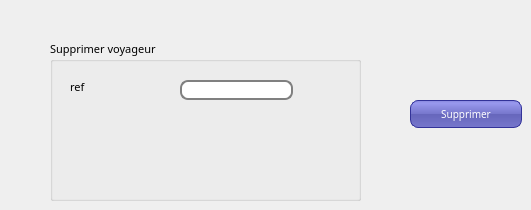
        <widget class="QWidget" name="tab_28">
         <attribute name="title">
          <string>supprimer billet</string>
         </attribute>
         <widget class="QGroupBox" name="groupBox_5">
          <property name="geometry">
           <rect>
            <x>50</x>
            <y>40</y>
            <width>311</width>
            <height>161</height>
           </rect>
          </property>
          <property name="font">
           <font>
            <family>MS Reference Sans Serif</family>
            <pointsize>8</pointsize>
            <weight>50</weight>
            <italic>false</italic>
            <bold>false</bold>
           </font>
          </property>
          <property name="cursor">
           <cursorShape>PointingHandCursor</cursorShape>
          </property>
          <property name="autoFillBackground">
           <bool>false</bool>
          </property>
          <property name="styleSheet">
           <string notr="true">background: QLinearGradient(x1: 0, y1: 0, x2: 0, y2: 1, stop: 0 #eef, stop: 1 #ccf);

QLabel {
font-weight: bold;
font-size: 15px;
}</string>
          </property>
          <property name="title">
           <string>Supprimer voyageur</string>
          </property>
          <widget class="QLabel" name="label_85">
           <property name="geometry">
            <rect>
             <x>20</x>
             <y>40</y>
             <width>47</width>
             <height>13</height>
            </rect>
           </property>
           <property name="font">
            <font>
             <family>MS Reference Sans Serif</family>
             <pointsize>8</pointsize>
             <weight>50</weight>
             <italic>false</italic>
             <bold>false</bold>
            </font>
           </property>
           <property name="styleSheet">
            <string notr="true"/>
           </property>
           <property name="text">
            <string>ref</string>
           </property>
          </widget>
          <widget class="QLineEdit" name="le_ref_5">
           <property name="geometry">
            <rect>
             <x>130</x>
             <y>40</y>
             <width>113</width>
             <height>20</height>
            </rect>
           </property>
           <property name="font">
            <font>
             <family>MS Reference Sans Serif</family>
             <pointsize>8</pointsize>
             <weight>50</weight>
             <italic>false</italic>
             <bold>false</bold>
            </font>
           </property>
           <property name="styleSheet">
            <string notr="true">QLineEdit {
padding: 1px;
border-style: solid;
border: 2px solid gray;
border-radius: 8px;
}

</string>
           </property>
           <property name="text">
            <string/>
           </property>
          </widget>
         </widget>
         <widget class="QPushButton" name="supprimerbillet">
          <property name="geometry">
           <rect>
            <x>410</x>
            <y>100</y>
            <width>112</width>
            <height>28</height>
           </rect>
          </property>
          <property name="font">
           <font>
            <family>MS Reference Sans Serif</family>
            <pointsize>-1</pointsize>
            <weight>50</weight>
            <italic>false</italic>
            <bold>false</bold>
           </font>
          </property>
          <property name="cursor">
           <cursorShape>PointingHandCursor</cursorShape>
          </property>
          <property name="styleSheet">
           <string notr="true">
QPushButton {
color: white;
background-color: QLinearGradient( x1: 0, y1: 0, x2: 0, y2: 1, stop: 0 #88d, stop: 0.1 #99e, stop: 0.49 #77c, stop: 0.5 #66b, stop: 1 #77c);
border-width: 1px;
border-color: #339;
border-style: solid;
border-radius: 8;
padding: 3px;
font-size: 10px;
padding-left: 5px;
padding-right: 5px;
min-width: 100px;
max-width: 100px;
min-height: 20px;
max-height: 20px;
}</string>
          </property>
          <property name="text">
           <string>Supprimer</string>
          </property>
         </widget>
        </widget>
